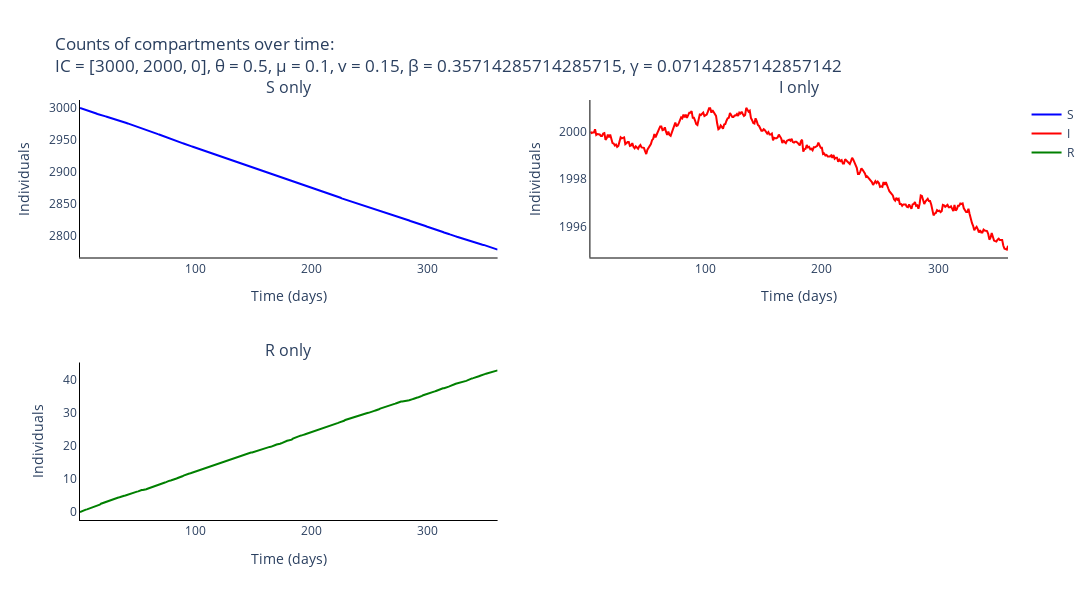

The notebook cell saved with this chart:
### Markdown cell above
### Plot output of Gillespie for the different compartments of cells

### Code cell
# Trace names - represent the type of individuals for the simulation
trace_name = ['{}'.format(s) for s in compartments]

# Names of panels
panels = ['{} only'.format(s) for s in compartments]

fig = go.Figure()
fig = make_subplots(rows=int(np.ceil(len(panels)/2)), cols=2, subplot_titles=tuple('{}'.format(p) for p in panels))

# Add traces to the separate counts panels
for s, spec in enumerate(compartments):
    fig.add_trace(
        go.Scatter(
            y=np.mean(output_algorithm[:, :, s], axis=0).tolist(),
            x=times,
            mode='lines',
            name=trace_name[s],
            line_color=colours[s]
        ),
        row= int(np.floor(s / 2)) + 1,
        col= s % 2 + 1
    )

# Add axis labels
fig.update_layout(
    title='Counts of compartments over time:<br>IC = {}, θ = {}, μ = {}, v = {}, β = {}, γ = {}'.format(parameters[0:3], parameters[3], parameters[4], parameters[5], parameters[6], parameters[7]),
    width=1100, 
    height=600,
    plot_bgcolor='white',
    xaxis=dict(
        linecolor='black',
        title = 'Time (days)'
        ),
    yaxis=dict(
        linecolor='black',
        title = 'Individuals'),
    xaxis2=dict(
        linecolor='black',
        title = 'Time (days)'
        ),
    yaxis2=dict(
        linecolor='black',
        title = 'Individuals'),
    xaxis3=dict(
        linecolor='black',
        title = 'Time (days)'
        ),
    yaxis3=dict(
        linecolor='black',
        title = 'Individuals')
    #legend=dict(
    #    orientation="h",
    #    yanchor="bottom",
    #    y=1.02,
    #    xanchor="right",
    #    x=1
    #)
    )

fig.write_image('images/SIR-gillespie.pdf')
fig.show()

### Figure 1 — Plotly figure (JSON) as saved in the notebook; plotly's stock layout.template omitted (floating-point values rounded to 4 significant figures; data arrays with more than 128 entries replaced by an {"elided": "..."} marker saying what was removed)
{"data": [{"line": {"color": "blue"}, "mode": "lines", "name": "S", "type": "scatter", "x": {"elided": "360 int values"}, "xaxis": "x", "y": {"elided": "360 float values"}, "yaxis": "y"}, {"line": {"color": "red"}, "mode": "lines", "name": "I", "type": "scatter", "x": {"elided": "360 int values"}, "xaxis": "x2", "y": {"elided": "360 float values"}, "yaxis": "y2"}, {"line": {"color": "green"}, "mode": "lines", "name": "R", "type": "scatter", "x": {"elided": "360 int values"}, "xaxis": "x3", "y": {"elided": "360 float values"}, "yaxis": "y3"}], "layout": {"annotations": [{"font": {"size": 16}, "showarrow": false, "text": "S only", "x": 0.225, "xanchor": "center", "xref": "paper", "y": 1, "yanchor": "bottom", "yref": "paper"}, {"font": {"size": 16}, "showarrow": false, "text": "I only", "x": 0.775, "xanchor": "center", "xref": "paper", "y": 1, "yanchor": "bottom", "yref": "paper"}, {"font": {"size": 16}, "showarrow": false, "text": "R only", "x": 0.225, "xanchor": "center", "xref": "paper", "y": 0.375, "yanchor": "bottom", "yref": "paper"}], "height": 600, "plot_bgcolor": "white", "title": {"text": "Counts of compartments over time:<br>IC = [3000, 2000, 0], θ = 0.5, μ = 0.1, v = 0.15, β = 0.35714285714285715, γ = 0.07142857142857142"}, "width": 1100, "xaxis": {"anchor": "y", "domain": [0, 0.45], "linecolor": "black", "title": {"text": "Time (days)"}}, "xaxis2": {"anchor": "y2", "domain": [0.55, 1], "linecolor": "black", "title": {"text": "Time (days)"}}, "xaxis3": {"anchor": "y3", "domain": [0, 0.45], "linecolor": "black", "title": {"text": "Time (days)"}}, "xaxis4": {"anchor": "y4", "domain": [0.55, 1]}, "yaxis": {"anchor": "x", "domain": [0.625, 1], "linecolor": "black", "title": {"text": "Individuals"}}, "yaxis2": {"anchor": "x2", "domain": [0.625, 1], "linecolor": "black", "title": {"text": "Individuals"}}, "yaxis3": {"anchor": "x3", "domain": [0, 0.375], "linecolor": "black", "title": {"text": "Individuals"}}, "yaxis4": {"anchor": "x4", "domain": [0, 0.375]}}}
